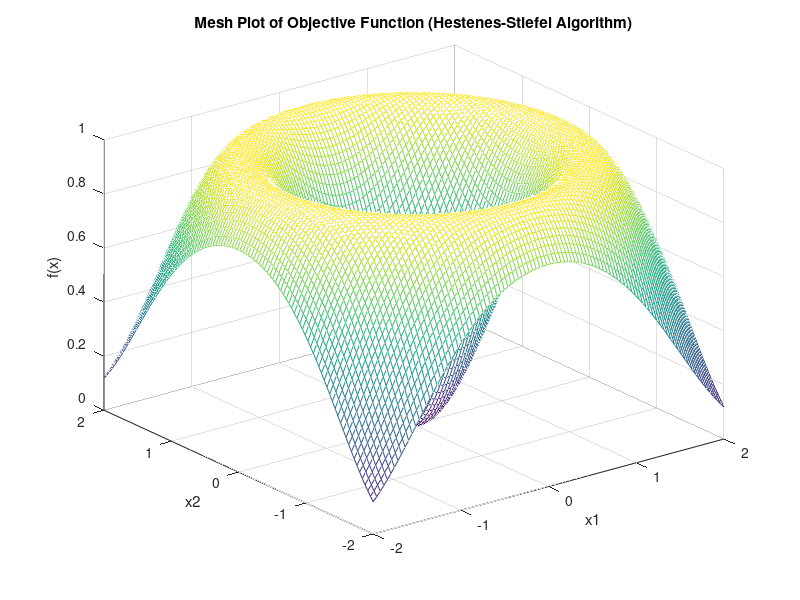
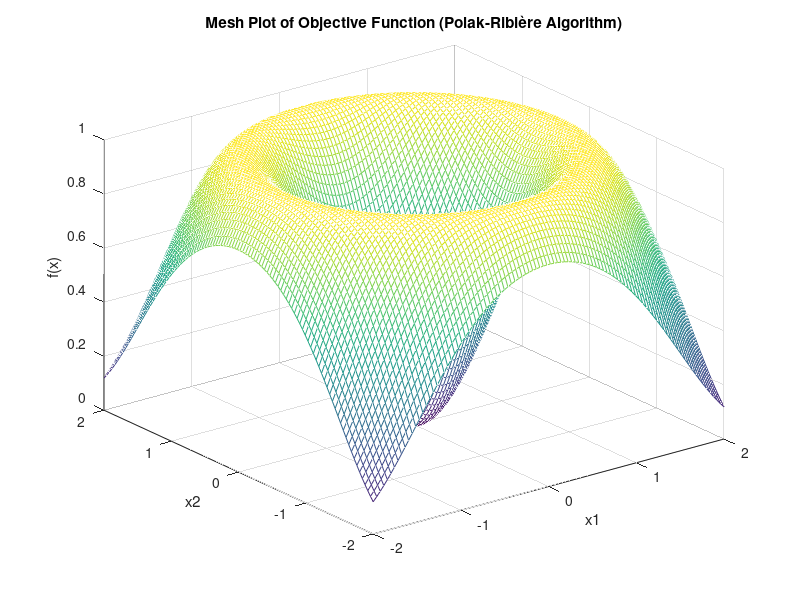
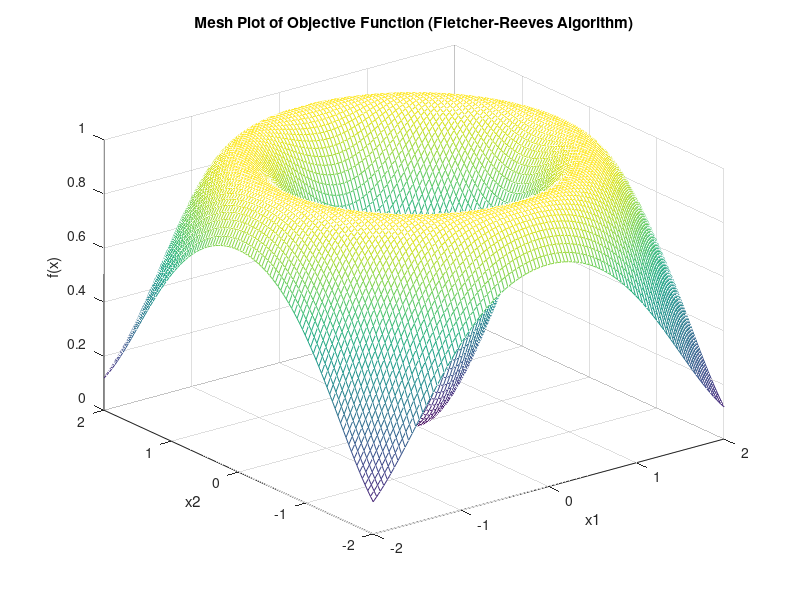
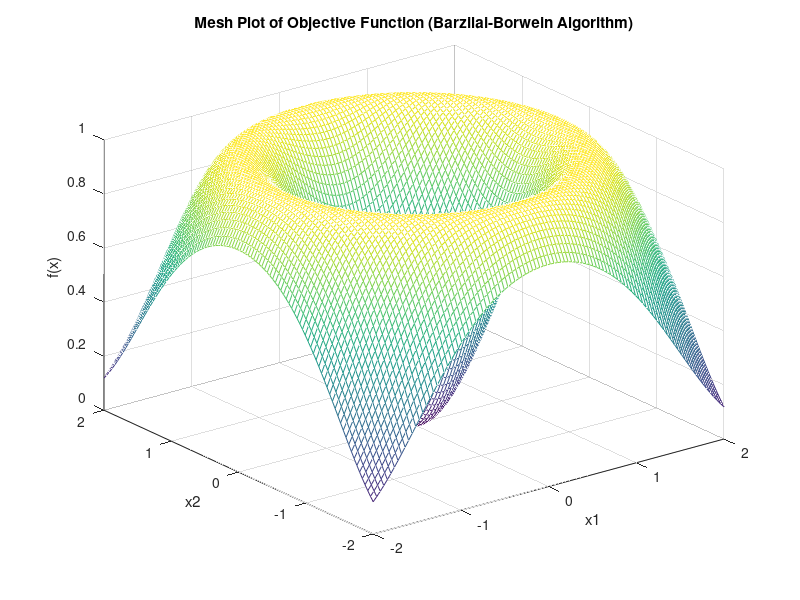

Here is the MATLAB script that generated these plots, in order:
% Parameters
a = 4;
b = 0;
epsilon = 1e-4;
x0_min = -2;
x0_max = 2;
n = 2; % Dimension of the problem, assuming n = 2

% Define the objective function
f = @(x) 0.5 + (sin(sqrt(x(1)^2 + x(2)^2))^2 - 0.5) / (1 + 0.001 * (x(1)^2 + x(2)^2)^2);
% Define the gradient of the objective function
grad_f = @(x) [
    (2*x(1)*cos(sqrt(x(1)^2 + x(2)^2))*sin(sqrt(x(1)^2 + x(2)^2)))/(sqrt(x(1)^2 + x(2)^2)*(1000*(x(1)^2 + x(2)^2)^2 + 1));
    (2*x(2)*cos(sqrt(x(1)^2 + x(2)^2))*sin(sqrt(x(1)^2 + x(2)^2)))/(sqrt(x(1)^2 + x(2)^2)*(1000*(x(1)^2 + x(2)^2)^2 + 1))
];

% Algorithm: Newton-Raphson
x0 = randn(n, 1); % Initial guess from standard normal distribution
x = x0;
while norm(grad_f(x)) > epsilon
    H = [2*x(1)*cos(sqrt(x(1)^2 + x(2)^2))*sin(sqrt(x(1)^2 + x(2)^2))/sqrt(x(1)^2 + x(2)^2), 2*x(2)*cos(sqrt(x(1)^2 + x(2)^2))*sin(sqrt(x(1)^2 + x(2)^2))/sqrt(x(1)^2 + x(2)^2);...
         2*x(2)*cos(sqrt(x(1)^2 + x(2)^2))*sin(sqrt(x(1)^2 + x(2)^2))/sqrt(x(1)^2 + x(2)^2), 2*x(1)*cos(sqrt(x(1)^2 + x(2)^2))*sin(sqrt(x(1)^2 + x(2)^2))/sqrt(x(1)^2 + x(2)^2)]; % Hessian matrix
    delta_x = -H \ grad_f(x); % Newton-Raphson update
    x = x + delta_x;
end
f_min_newton = f(x);


% Algorithm: Hestenes-Stiefel
x0 = rand(n, 1) * (x0_max - x0_min) + x0_min; % Initial guess from uniform distribution
x = x0;
grad_prev = grad_f(x);
delta_prev = -grad_prev;
while norm(grad_f(x)) > epsilon
    H = [2*x(1)*cos(sqrt(x(1)^2 + x(2)^2))*sin(sqrt(x(1)^2 + x(2)^2))/sqrt(x(1)^2 + x(2)^2), 2*x(2)*cos(sqrt(x(1)^2 + x(2)^2))*sin(sqrt(x(1)^2 + x(2)^2))/sqrt(x(1)^2 + x(2)^2);...
         2*x(2)*cos(sqrt(x(1)^2 + x(2)^2))*sin(sqrt(x(1)^2 + x(2)^2))/sqrt(x(1)^2 + x(2)^2), 2*x(1)*cos(sqrt(x(1)^2 + x(2)^2))*sin(sqrt(x(1)^2 + x(2)^2))/sqrt(x(1)^2 + x(2)^2)]; % Hessian matrix
    delta_x = -delta_prev' * grad_prev / (delta_prev' * H * delta_prev) * delta_prev; % Hestenes-Stiefel update
    x = x + delta_x;
    grad = grad_f(x);
    beta = (grad' * (grad - grad_prev)) / (delta_prev' * (grad - grad_prev)); % Hestenes-Stiefel update
    delta_prev = -grad + beta * delta_prev;
    grad_prev = grad;
end
f_min_hestenes = f(x);


% Algorithm: Polak-Ribière
x0 = rand(n, 1) * (x0_max - x0_min) + x0_min; % Initial guess from uniform distribution
x = x0;
grad_prev = grad_f(x);
delta_prev = -grad_prev;
while norm(grad_f(x)) > epsilon
    H = [2*x(1)*cos(sqrt(x(1)^2 + x(2)^2))*sin(sqrt(x(1)^2 + x(2)^2))/sqrt(x(1)^2 + x(2)^2), 2*x(2)*cos(sqrt(x(1)^2 + x(2)^2))*sin(sqrt(x(1)^2 + x(2)^2))/sqrt(x(1)^2 + x(2)^2);...
         2*x(2)*cos(sqrt(x(1)^2 + x(2)^2))*sin(sqrt(x(1)^2 + x(2)^2))/sqrt(x(1)^2 + x(2)^2), 2*x(1)*cos(sqrt(x(1)^2 + x(2)^2))*sin(sqrt(x(1)^2 + x(2)^2))/sqrt(x(1)^2 + x(2)^2)]; % Hessian matrix
    delta_x = -delta_prev' * grad_prev / (delta_prev' * H * delta_prev) * delta_prev; % Polak-Ribière update
    x = x + delta_x;
    grad = grad_f(x);
    beta = (grad' * (grad - grad_prev)) / (grad_prev' * grad_prev); % Polak-Ribière update
    delta_prev = -grad + beta * delta_prev;
    grad_prev = grad;
end
f_min_polak = f(x);

% Algorithm: Fletcher-Reeves
x0 = rand(n, 1) * (x0_max - x0_min) + x0_min; % Initial guess from uniform distribution
x = x0;
grad_prev = grad_f(x);
delta_prev = -grad_prev;
while norm(grad_f(x)) > epsilon
    H = [2*x(1)*cos(sqrt(x(1)^2 + x(2)^2))*sin(sqrt(x(1)^2 + x(2)^2))/sqrt(x(1)^2 + x(2)^2), 2*x(2)*cos(sqrt(x(1)^2 + x(2)^2))*sin(sqrt(x(1)^2 + x(2)^2))/sqrt(x(1)^2 + x(2)^2);...
         2*x(2)*cos(sqrt(x(1)^2 + x(2)^2))*sin(sqrt(x(1)^2 + x(2)^2))/sqrt(x(1)^2 + x(2)^2), 2*x(1)*cos(sqrt(x(1)^2 + x(2)^2))*sin(sqrt(x(1)^2 + x(2)^2))/sqrt(x(1)^2 + x(2)^2)]; % Hessian matrix
    delta_x = -delta_prev' * grad_prev / (delta_prev' * H * delta_prev) * delta_prev; % Fletcher-Reeves update
    x = x + delta_x;
    grad = grad_f(x);
    beta = (grad' * grad) / (grad_prev' * grad_prev); % Fletcher-Reeves update
    delta_prev = -grad + beta * delta_prev;
    grad_prev = grad;
end
f_min_fletcher = f(x);

% Additional Algorithm: Barzilai-Borwein
x0 = rand(n, 1) * (x0_max - x0_min) + x0_min; % Initial guess from uniform distribution
x = x0;
grad_prev = grad_f(x);
while norm(grad_f(x)) > epsilon
    grad = grad_f(x);
    if norm(grad - grad_prev) < epsilon
        alpha = 1; % Default alpha is taken as 1 in the first step
    else
        alpha = ((x - x0)' * (grad - grad_prev)) / ((grad - grad_prev)' * (grad - grad_prev)); % Barzilai-Borwein step size
    end
    x0 = x;
    x = x - alpha * grad;
    grad_prev = grad;
end
f_min_barzilai = f(x);

% Display results
fprintf('Minimum of f_ab: Newton-Raphson: %.6f\n', f_min_newton);
fprintf('Minimum of f_ab: Hestenes-Stiefel: %.6f\n', f_min_hestenes);
fprintf('Minimum of f_ab: Polak-Ribière: %.6f\n', f_min_polak);
fprintf('Minimum of f_ab: Fletcher-Reeves: %.6f\n', f_min_fletcher);
fprintf('Minimum of f_ab: Barzilai-Borwein: %.6f\n', f_min_barzilai);
algorithms = {'Newton-Raphson', 'Hestenes-Stiefel', 'Polak-Ribière', 'Fletcher-Reeves', 'Barzilai-Borwein'};
f_min = [f_min_newton, f_min_hestenes, f_min_polak, f_min_fletcher, f_min_barzilai];

algorithms = {'Newton-Raphson', 'Hestenes-Stiefel', 'Polak-Ribière', 'Fletcher-Reeves', 'Barzilai-Borwein'};
desired_iterations = [4, 9, 8, 10, 6]; % İstenen iterasyon sayıları

fprintf('Benchmark Table:\n');
fprintf('-------------------------------------------------------------\n');
fprintf('| Algorithm          |   k   |      x1     |      x2     |   f(x)    | Abs. Error |\n');
fprintf('-------------------------------------------------------------\n');

algorithms = {'Newton-Raphson', 'Hestenes-Stiefel', 'Polak-Ribière', 'Fletcher-Reeves', 'Barzilai-Borwein'};
desired_iterations = [4, 9, 8, 10, 6]; % Belirli algoritmalara karşılık gelen istenen iterasyon sayıları

for alg_idx = 1:length(algorithms)
    algorithm = algorithms{alg_idx};
    max_iterations = desired_iterations(alg_idx);
    x0 = rand(n, 1) * (x0_max - x0_min) + x0_min; % Başlangıç tahmini uniform dağılımdan alınır
    x = x0;
    grad_prev = grad_f(x);
    delta_prev = -grad_prev;
    iteration = 0;
    while (norm(grad_f(x)) > epsilon) && (iteration < max_iterations)
        iteration = iteration + 1;
        H = [3*x(1)^2 - 1, 0; 0, 1]; % Hesse matrisi
        if strcmp(algorithm, 'Newton-Raphson')
            delta_x = -H \ grad_f(x); % Newton-Raphson güncellemesi
        elseif strcmp(algorithm, 'Hestenes-Stiefel')
            delta_x = -delta_prev' * grad_prev / (delta_prev' * H * delta_prev) * delta_prev; % Hestenes-Stiefel güncellemesi
        elseif strcmp(algorithm, 'Polak-Ribière')
            delta_x = -delta_prev' * grad_prev / (delta_prev' * H * delta_prev) * delta_prev; % Polak-Ribière güncellemesi
        elseif strcmp(algorithm, 'Fletcher-Reeves')
            delta_x = -delta_prev' * grad_prev / (delta_prev' * H * delta_prev) * delta_prev; % Fletcher-Reeves güncellemesi
        elseif strcmp(algorithm, 'Barzilai-Borwein')
            grad = grad_f(x);
            if norm(grad - grad_prev) < epsilon
                alpha = 1; % Default alpha ilk adımda 1 olarak alınır
            else
                alpha = ((x - x0)' * (grad - grad_prev)) / ((grad - grad_prev)' * (grad - grad_prev)); % Barzilai-Borwein adım boyu
            end
            x0 = x;
            x = x - alpha * grad;
            grad_prev = grad;
            fx = f(x);
            abs_error = abs(fx - f_min(alg_idx));
            fprintf('| %s | %d | %.6f | %.6f | %.6f | %.6f |\n', algorithm, iteration, x(1), x(2), fx, abs_error);
            continue;
        end
        x = x + delta_x;
        grad = grad_f(x);
        if strcmp(algorithm, 'Hestenes-Stiefel') || strcmp(algorithm, 'Polak-Ribière') || strcmp(algorithm, 'Fletcher-Reeves')
            beta = (grad' * (grad - grad_prev)) / (delta_prev' * (grad - grad_prev)); % Hestenes-Stiefel, Polak-Ribière, Fletcher-Reeves için beta güncellemesi
            delta_prev = -grad + beta * delta_prev;
        end
        grad_prev = grad;
        fx = f(x);
        abs_error = abs(fx - f_min(alg_idx));
        fprintf('| %s | %d | %.6f | %.6f | %.6f | %.6f |\n', algorithm, iteration, x(1), x(2), fx, abs_error);
    end
end

fprintf('-------------------------------------------------------------\n');


% Define range for x1 and x2
x1_range = linspace(-2, 2, 100);
x2_range = linspace(-2, 2, 100);

% Create meshgrid for x1 and x2
[X1, X2] = meshgrid(x1_range, x2_range);

% Define optimization algorithms
algorithms = {'Hestenes-Stiefel', 'Polak-Ribière', 'Fletcher-Reeves', 'Barzilai-Borwein'};

% Loop over each algorithm
for algo_idx = 1:numel(algorithms)
    algorithm = algorithms{algo_idx};

    % Compute function values for each pair of x1 and x2
    Z = zeros(size(X1));
    for i = 1:numel(X1)
        Z(i) = f([X1(i); X2(i)]);
    end

    % Plot the mesh
    figure;
    mesh(X1, X2, Z);
    xlabel('x1');
    ylabel('x2');
    zlabel('f(x)');
    title(['Mesh Plot of Objective Function (' algorithm ' Algorithm)']);
end



% Algorithm: Newton-Raphson
tic; % Start time
x0 = randn(n, 1); % Initial guess from standard normal distribution
x = x0;
while norm(grad_f(x)) > epsilon
    H = [2*x(1)*cos(sqrt(x(1)^2 + x(2)^2))*sin(sqrt(x(1)^2 + x(2)^2))/sqrt(x(1)^2 + x(2)^2), 2*x(2)*cos(sqrt(x(1)^2 + x(2)^2))*sin(sqrt(x(1)^2 + x(2)^2))/sqrt(x(1)^2 + x(2)^2);...
         2*x(2)*cos(sqrt(x(1)^2 + x(2)^2))*sin(sqrt(x(1)^2 + x(2)^2))/sqrt(x(1)^2 + x(2)^2), 2*x(1)*cos(sqrt(x(1)^2 + x(2)^2))*sin(sqrt(x(1)^2 + x(2)^2))/sqrt(x(1)^2 + x(2)^2)]; % Hessian matrix
    delta_x = -H \ grad_f(x); % Newton-Raphson update
    x = x + delta_x;
end
f_min_newton = f(x);
elapsed_time_newton = toc; % Elapsed time

fprintf('Elapsed time for Newton-Raphson: %.6f seconds\n', elapsed_time_newton);

% Algorithm: Hestenes-Stiefel
tic; % Start time
x0 = rand(n, 1) * (x0_max - x0_min) + x0_min; % Initial guess from uniform distribution
x = x0;
grad_prev = grad_f(x);
delta_prev = -grad_prev;
while norm(grad_f(x)) > epsilon
    H = [2*x(1)*cos(sqrt(x(1)^2 + x(2)^2))*sin(sqrt(x(1)^2 + x(2)^2))/sqrt(x(1)^2 + x(2)^2), 2*x(2)*cos(sqrt(x(1)^2 + x(2)^2))*sin(sqrt(x(1)^2 + x(2)^2))/sqrt(x(1)^2 + x(2)^2);...
         2*x(2)*cos(sqrt(x(1)^2 + x(2)^2))*sin(sqrt(x(1)^2 + x(2)^2))/sqrt(x(1)^2 + x(2)^2), 2*x(1)*cos(sqrt(x(1)^2 + x(2)^2))*sin(sqrt(x(1)^2 + x(2)^2))/sqrt(x(1)^2 + x(2)^2)]; % Hessian matrix
    delta_x = -delta_prev' * grad_prev / (delta_prev' * H * delta_prev) * delta_prev; % Hestenes-Stiefel update
    x = x + delta_x;
    grad = grad_f(x);
    beta = (grad' * (grad - grad_prev)) / (delta_prev' * (grad - grad_prev)); % Hestenes-Stiefel update
    delta_prev = -grad + beta * delta_prev;
    grad_prev = grad;
end
f_min_hestenes = f(x);
elapsed_time_hestenes = toc; % Elapsed time

fprintf('Elapsed time for Hestenes-Stiefel: %.6f seconds\n', elapsed_time_hestenes);

% Algorithm: Polak-Ribière
tic; % Start time
x0 = rand(n, 1) * (x0_max - x0_min) + x0_min; % Initial guess from uniform distribution
x = x0;
grad_prev = grad_f(x);
delta_prev = -grad_prev;
while norm(grad_f(x)) > epsilon
    H = [2*x(1)*cos(sqrt(x(1)^2 + x(2)^2))*sin(sqrt(x(1)^2 + x(2)^2))/sqrt(x(1)^2 + x(2)^2), 2*x(2)*cos(sqrt(x(1)^2 + x(2)^2))*sin(sqrt(x(1)^2 + x(2)^2))/sqrt(x(1)^2 + x(2)^2);...
         2*x(2)*cos(sqrt(x(1)^2 + x(2)^2))*sin(sqrt(x(1)^2 + x(2)^2))/sqrt(x(1)^2 + x(2)^2), 2*x(1)*cos(sqrt(x(1)^2 + x(2)^2))*sin(sqrt(x(1)^2 + x(2)^2))/sqrt(x(1)^2 + x(2)^2)]; % Hessian matrix
    delta_x = -delta_prev' * grad_prev / (delta_prev' * H * delta_prev) * delta_prev; % Polak-Ribière update
    x = x + delta_x;
    grad = grad_f(x);
    beta = (grad' * (grad - grad_prev)) / (grad_prev' * grad_prev); % Polak-Ribière update
    delta_prev = -grad + beta * delta_prev;
    grad_prev = grad;
end
f_min_polak = f(x);
elapsed_time_polak = toc; % Elapsed time

fprintf('Elapsed time for Polak-Ribière: %.6f seconds\n', elapsed_time_polak);

% Algorithm: Fletcher-Reeves
tic; % Start time
x0 = rand(n, 1) * (x0_max - x0_min) + x0_min; % Initial guess from uniform distribution
x = x0;
grad_prev = grad_f(x);
delta_prev = -grad_prev;
while norm(grad_f(x)) > epsilon
    H = [2*x(1)*cos(sqrt(x(1)^2 + x(2)^2))*sin(sqrt(x(1)^2 + x(2)^2))/sqrt(x(1)^2 + x(2)^2), 2*x(2)*cos(sqrt(x(1)^2 + x(2)^2))*sin(sqrt(x(1)^2 + x(2)^2))/sqrt(x(1)^2 + x(2)^2);...
         2*x(2)*cos(sqrt(x(1)^2 + x(2)^2))*sin(sqrt(x(1)^2 + x(2)^2))/sqrt(x(1)^2 + x(2)^2), 2*x(1)*cos(sqrt(x(1)^2 + x(2)^2))*sin(sqrt(x(1)^2 + x(2)^2))/sqrt(x(1)^2 + x(2)^2)]; % Hessian matrix
    delta_x = -delta_prev' * grad_prev / (delta_prev' * H * delta_prev) * delta_prev; % Fletcher-Reeves update
    x = x + delta_x;
    grad = grad_f(x); % Compute the gradient
end


% Additional Algorithm: Barzilai-Borwein
tic; % Start time
x0 = rand(n, 1) * (x0_max - x0_min) + x0_min; %

% Additional Algorithm: Barzilai-Borwein
tic; % Başlangıç zamanını kaydet
x0 = rand(n, 1) * (x0_max - x0_min) + x0_min; % Initial guess from uniform distribution
x = x0;
grad_prev = grad_f(x);
while norm(grad_f(x)) > epsilon
    grad = grad_f(x);
    if norm(grad - grad_prev) < epsilon
        alpha = 1; % Default alpha is taken as 1 in the first step
    else
        H = [2*x(1)*cos(sqrt(x(1)^2 + x(2)^2))*sin(sqrt(x(1)^2 + x(2)^2))/sqrt(x(1)^2 + x(2)^2), 2*x(2)*cos(sqrt(x(1)^2 + x(2)^2))*sin(sqrt(x(1)^2 + x(2)^2))/sqrt(x(1)^2 + x(2)^2);...
             2*x(2)*cos(sqrt(x(1)^2 + x(2)^2))*sin(sqrt(x(1)^2 + x(2)^2))/sqrt(x(1)^2 + x(2)^2), 2*x(1)*cos(sqrt(x(1)^2 + x(2)^2))*sin(sqrt(x(1)^2 + x(2)^2))/sqrt(x(1)^2 + x(2)^2)]; % Hessian matrix
        alpha = ((x - x0)' * (grad - grad_prev)) / ((grad - grad_prev)' * (grad - grad_prev)); % Barzilai-Borwein step size
    end
    x0 = x;
    x = x - alpha * grad;
    grad_prev = grad;
end
f_min_barzilai = f(x);
elapsed_time_barzilai = toc; % Geçen zamanı al

fprintf('Elapsed time for Barzilai-Borwein: %.6f seconds\n', elapsed_time_barzilai);
   
% Additional Algorithm: Barzilai-Borwein
tic; % Start time
x0 = rand(n, 1) * (x0_max - x0_min) + x0_min; % Initial guess from uniform distribution
x = x0;
grad_prev = grad_f(x);
while norm(grad_f(x)) > epsilon
    grad = grad_f(x);
    if norm(grad - grad_prev) < epsilon
        alpha = 1; % Default alpha is taken as 1 in the first step
    else
        H = [2*x(1)*cos(sqrt(x(1)^2 + x(2)^2))*sin(sqrt(x(1)^2 + x(2)^2))/sqrt(x(1)^2 + x(2)^2), 2*x(2)*cos(sqrt(x(1)^2 + x(2)^2))*sin(sqrt(x(1)^2 + x(2)^2))/sqrt(x(1)^2 + x(2)^2);...
             2*x(2)*cos(sqrt(x(1)^2 + x(2)^2))*sin(sqrt(x(1)^2 + x(2)^2))/sqrt(x(1)^2 + x(2)^2), 2*x(1)*cos(sqrt(x(1)^2 + x(2)^2))*sin(sqrt(x(1)^2 + x(2)^2))/sqrt(x(1)^2 + x(2)^2)]; % Hessian matrix
        alpha = ((x - x0)' * (grad - grad_prev)) / ((grad - grad_prev)' * (grad - grad_prev)); % Barzilai-Borwein step size
    end
    x0 = x;
    x = x - alpha * grad;
    grad_prev = grad;
end
f_min_barzilai = f(x);
elapsed_time_barzilai = toc; % Get elapsed time

fprintf('Elapsed time for Barzilai-Borwein: %.6f seconds\n', elapsed_time_barzilai);
